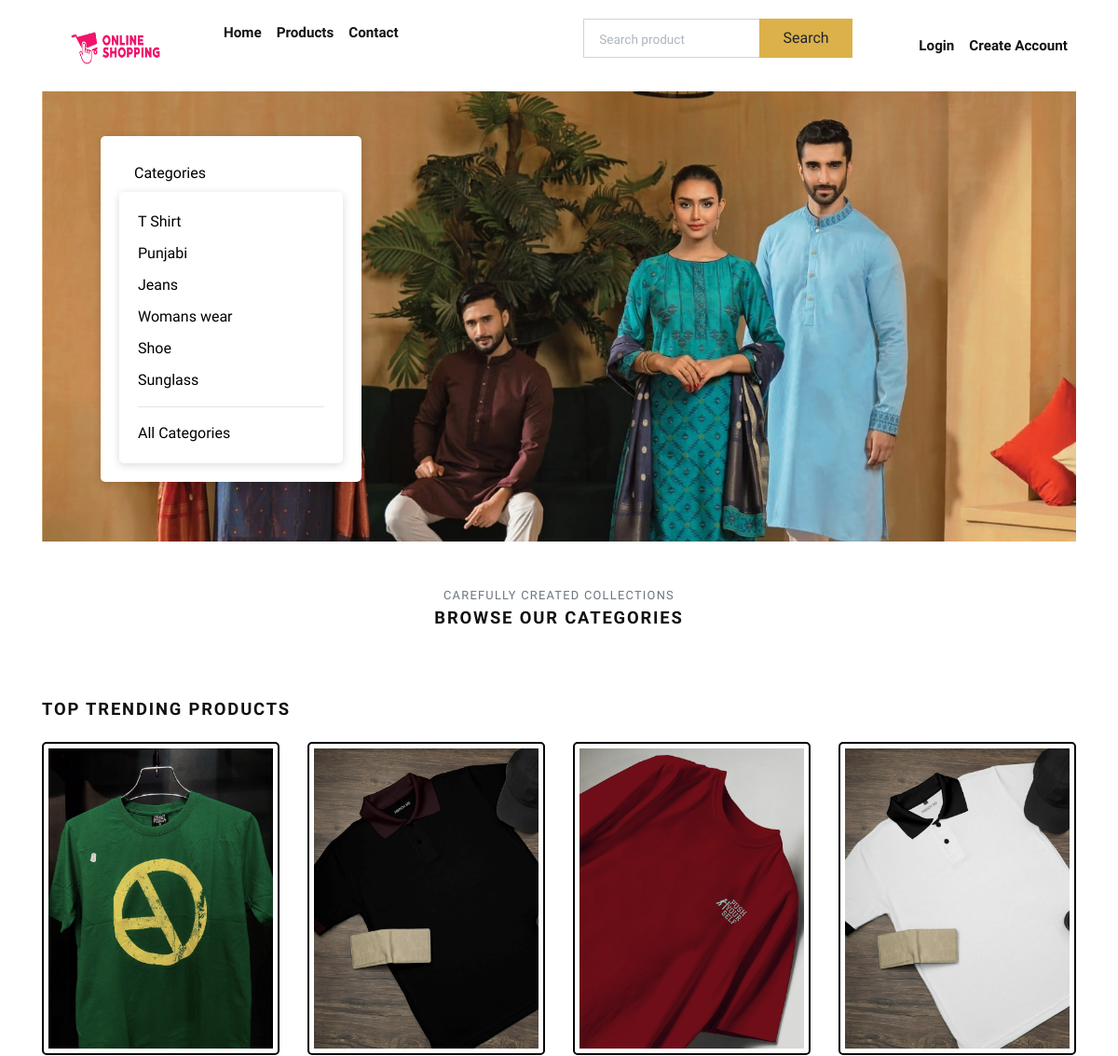
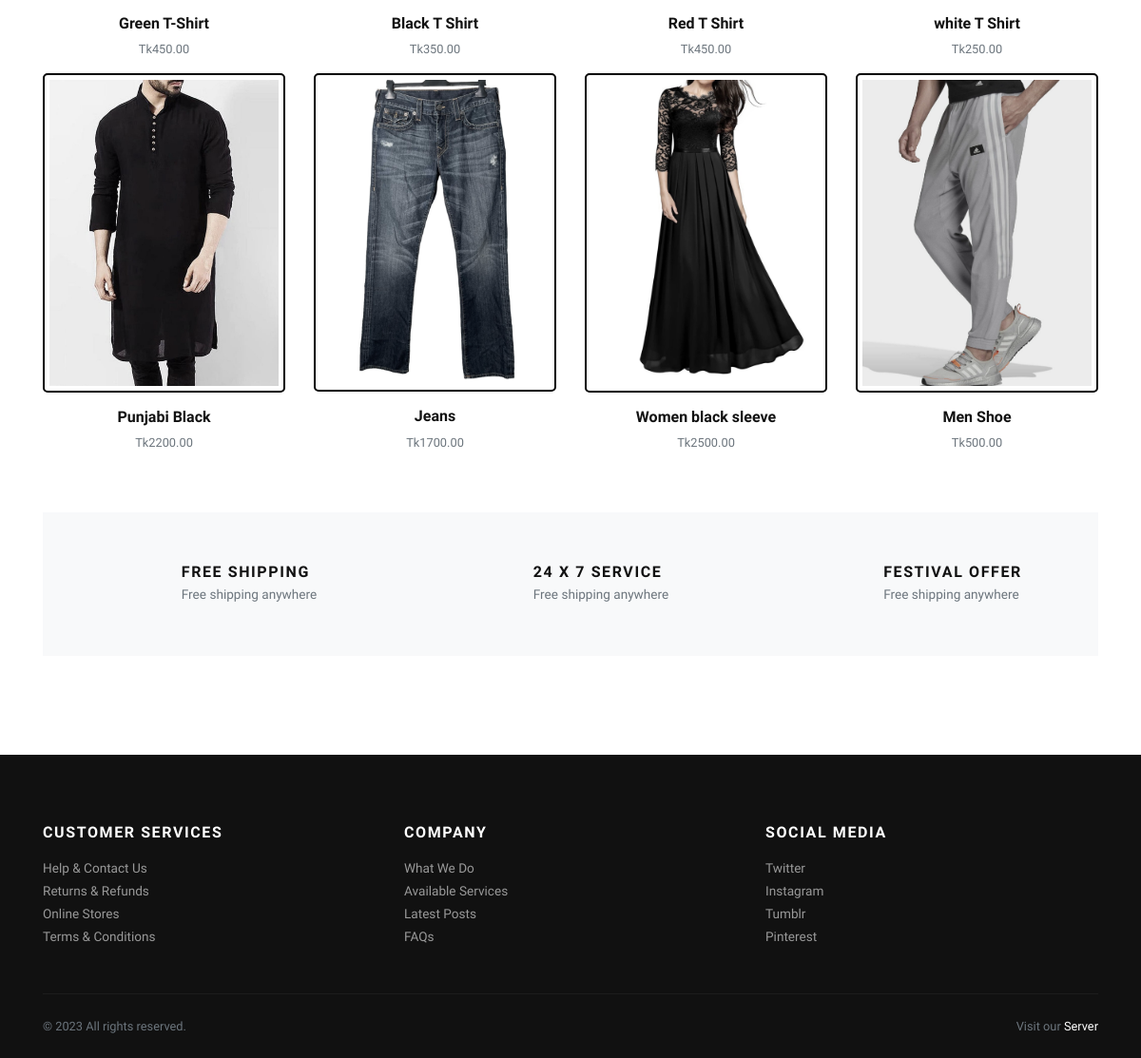
The page / on the database its author committed (2 pictures, top to bottom).
### store/models.py (models this page shows, shortened)
class Category(models.Model):
    title = models.CharField(max_length=50, verbose_name="Category Title")
    slug = models.SlugField(max_length=55, verbose_name="Category Slug")
    description = models.TextField(blank=True, verbose_name="Category Description")
    category_image = models.ImageField(
        upload_to="category", blank=True, null=True, verbose_name="Category Image"
    )
    is_active = models.BooleanField(verbose_name="Is Active?")
    is_featured = models.BooleanField(verbose_name="Is Featured?")
    created_at = models.DateTimeField(auto_now_add=True, verbose_name="Created Date")
    updated_at = models.DateTimeField(auto_now=True, verbose_name="Updated Date")
    class Meta:
        verbose_name_plural = "Categories"
        ordering = ("-created_at",)

class Product(models.Model):
    title = models.CharField(max_length=150, verbose_name="Product Title")
    slug = models.SlugField(max_length=160, verbose_name="Product Slug")
    sku = models.CharField(
        max_length=255, unique=True, verbose_name="Unique Product ID (SKU)"
    )
    short_description = models.TextField(verbose_name="Short Description")
    detail_description = models.TextField(
        blank=True, null=True, verbose_name="Detail Description"
    )
    product_image = models.ImageField(
        upload_to="product", blank=True, null=True, verbose_name="Product Image"
    )
    price = models.DecimalField(max_digits=8, decimal_places=2)
    category = models.ForeignKey(
        Category, verbose_name="Product Categoy", on_delete=models.CASCADE
    )
    is_active = models.BooleanField(verbose_name="Is Active?")
    is_featured = models.BooleanField(verbose_name="Is Featured?")
    created_at = models.DateTimeField(auto_now_add=True, verbose_name="Created Date")
    updated_at = models.DateTimeField(auto_now=True, verbose_name="Updated Date")
    class Meta:
        verbose_name_plural = "Products"
        ordering = ("-created_at",)

### store/views.py (the view)
# urls.py: path('', views.home, name="home"),
def home(request):
    categories = Category.objects.filter(is_active=True, is_featured=True)[:3]
    products = Product.objects.filter(is_active=True, is_featured=True)[:8]
    context = {
        "categories": categories,
        "products": products,
    }
    return render(request, "store/index.html", context)

### store/context_preprocessors.py (called while the page is built)
def store_menu(request):
    categories = Category.objects.filter(is_active=True)
    context = {
        'categories_menu': categories,
    }
    return context

def cart_menu(request):
    if request.user.is_authenticated:
        cart_items= Cart.objects.filter(user=request.user)
        context = {
            'cart_items': cart_items,
        }
    else:
        context = {}
    return context

### templates/store/index.html (shortened to what this page needs)
{% extends 'base.html' %}
{% load static %}
      {% block content %}
     <div class="container">
        <section class="hero pb-3 bg-cover bg-center d-flex align-items-center" style="background: url({% static 'img/456.jpg' %})">
          <div class="container py-5">
            <div class="row px-4 px-lg-5">
              <div class="col-lg-6">
                <div id="popupContent" class="popup-content">
                      <a class="nav-link" id="popup-link" href="#" data-toggle="popup-content" aria-haspopup="true" aria-expanded="false">Categories</a>
                      <div class="popup-content" aria-labelledby="popup-link">
                        {% if categories_menu %}
                          <ul class="category-list">
                            {% for cat_menu in categories_menu %}
                              <li><a class="category-link" href="{% url 'store:category-products' cat_menu.slug %}">{{ cat_menu.title }}</a></li>
                            {% endfor %}
                          </ul>
                        {% endif %}
                        <hr>
                        <a class="category-link" href="{% url 'store:all-categories' %}">All Categories</a>
                      </div>
                </div>
              </div>
            </div>
          </div>
        </section>
        <section class="pt-5">
          <header class="text-center">
            <p class="small text-muted small text-uppercase mb-1">Carefully created collections</p>
            <h2 class="h5 text-uppercase mb-4">Browse our categories</h2>
          </header>
        </section>
        <section class="py-5">
          <header>
            <h2 class="h5 text-uppercase mb-4">Top trending products</h2>
          </header>
          <div class="row">
            {% if products %}
              {% for product in products %}
                <div class="col-xl-3 col-lg-4 col-sm-6">
                  <div class="product text-center">
                    <div class="position-relative mb-3">
                      <a class="d-block" href="{% url 'store:product-detail' product.slug %}">
                        {% if product.product_image %}
                          <img class="img-fluid w-100 product-image" src="{{ product.product_image.url }}" alt="{{product.title}}">
                        {% else %}
                          <img class="img-fluid w-100 product-image" src="{% static 'img/product-1.jpg' %}" alt="{{product.title}}">
                        {% endif %}
                      </a>
                    </div>
                    <h6><a class="reset-anchor" href="detail.html">{{ product.title }}</a></h6>
                    <p class="small text-muted">Tk{{product.price}}</p>
                  </div>
                </div>
              {% endfor %}
            {% endif %}
          </div>
        </section>
        <section class="py-5 bg-light">
          <div class="container">
            <div class="row text-center">
              <div class="col-lg-4 mb-3 mb-lg-0">
                <div class="d-inline-block">
                  <div class="media align-items-end">
                    <svg class="svg-icon svg-icon-big svg-icon-light">
                      <use xlink:href="#delivery-time-1"> </use>
                    </svg>
                    <div class="media-body text-left ml-3">
                      <h6 class="text-uppercase mb-1">Free shipping</h6>
                      <p class="text-small mb-0 text-muted">Free shipping anywhere</p>
                    </div>
                  </div>
                </div>
              </div>
              <div class="col-lg-4 mb-3 mb-lg-0">
                <div class="d-inline-block">
                  <div class="media align-items-end">
                    <svg class="svg-icon svg-icon-big svg-icon-light">
                      <use xlink:href="#helpline-24h-1"> </use>
                    </svg>
                    <div class="media-body text-left ml-3">
                      <h6 class="text-uppercase mb-1">24 x 7 service</h6>
                      <p class="text-small mb-0 text-muted">Free shipping anywhere</p>
                    </div>
                  </div>
                </div>
              </div>
              <div class="col-lg-4">
                <div class="d-inline-block">
                  <div class="media align-items-end">
                    <svg class="svg-icon svg-icon-big svg-icon-light">
                      <use xlink:href="#label-tag-1"> </use>
                    </svg>
                    <div class="media-body text-left ml-3">
                      <h6 class="text-uppercase mb-1">Festival offer</h6>
                      <p class="text-small mb-0 text-muted">Free shipping anywhere</p>
                    </div>
                  </div>
                </div>
              </div>
            </div>
          </div>
        </section>
        <section class="py-5">
          <div class="container p-0">
            <div class="row">
              <div class="col-lg-6 mb-3 mb-lg-0">
              </div>
              </div>
            </div>
          </div>
      {% endblock content %}

### Shopping/static/css/style.default.css (style rules this page uses)
.text-small { font-size: 0.85rem !important; }
.hero { min-height: 30rem; }
.product img { -webkit-filter: grayscale(40%); filter: grayscale(40%); transition: all 0.3s; }
.text-uppercase { text-transform: uppercase; letter-spacing: 0.1em; }
.bg-cover { background-size: cover !important; }
.bg-center { background-position: center center !important; }
.reset-anchor { color: inherit; transition: all 0.3s; }
.svg-icon { width: 32px; height: 32px; vertical-align: text-bottom; stroke: currentColor; stroke-width: 3; --layer1: currentColor; --layer2: currentColor; --layer3: currentColor; }
.svg-icon.svg-icon-light { stroke-width: 2; }
.svg-icon-big { width: 48px; height: 48px; }
body { font-family: "Libre Franklin", sans-serif; font-size: 1rem; font-weight: 400; line-height: 1.5; color: #111111; background-color: #fff; }
a { color: #dcb14a; text-decoration: none; }
h1, h2, h3, h4, h5, h6, .h1, .h2, .h3, .h4, .h5, .h6 { margin-bottom: 0.5rem; font-family: inherit; font-weight: 900; line-height: 1.2; color: inherit; }
h2, .h2 { font-size: 1.9rem; }
h5, .h5 { font-size: 1.15rem; }
h6, .h6 { font-size: 1rem; }
hr { border-top: 1px solid rgba(17, 17, 17, 0.1); }
small, .small { font-size: 80%; font-weight: 400; }
.bg-light { background-color: #f8f9fa !important; }
.nav-link { padding: 0.5rem 1rem; }

### templates/store/index.html (style rules this page uses)
.popup-content { max-width: 280px; background-color: white; padding: 20px; border-radius: 5px; box-shadow: 0 2px 10px rgba(0, 0, 0, 0.15); z-index: 9999; }
.category-list { list-style-type: none; padding: 0; margin: 0; }
.category-list li { margin-bottom: 10px; }
.category-link { color: black; text-decoration: none; }
.nav-link#popup-link { color: black; }
.product-image { border: 2px solid #000; border-radius: 5px; padding: 5px; }

### rows shown on the page
Category: title "T Shirt"
Category: title "Punjabi"
Category: title "Jeans"
Category: title "Womans wear"
Category: title "Shoe"
Category: title "Sunglass"
Product: product_image (picture), title "Green T-Shirt", price "450.00"
Product: product_image (picture), title "Black T Shirt", price "350.00"
Product: product_image (picture), title "Red T Shirt", price "450.00"
Product: product_image (picture), title "white T Shirt", price "250.00"
Product: product_image (picture), title "Punjabi Black", price "2200.00"
Product: product_image (picture), title "Jeans", price "1700.00"
Product: product_image (picture), title "Women black sleeve", price "2500.00"
Product: product_image (picture), title "Men Shoe", price "500.00"
